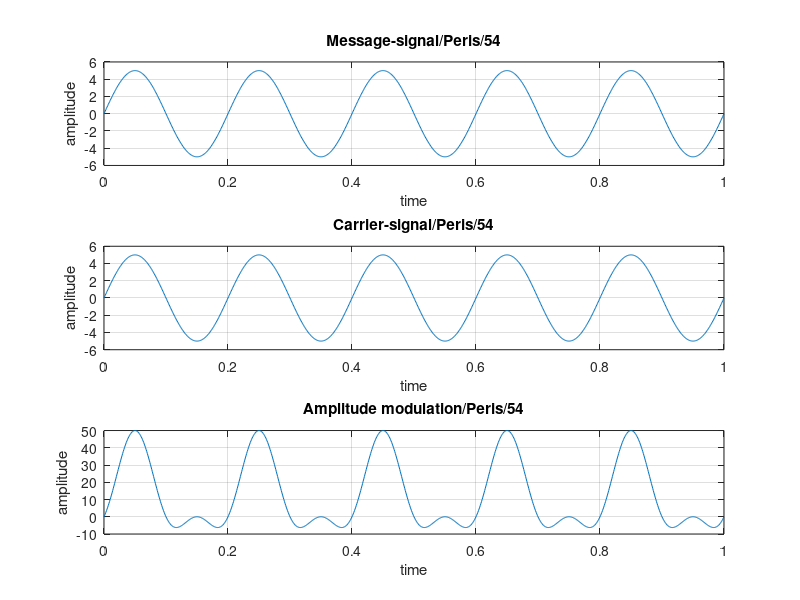

This figure's MATLAB source:
clc;
close all;
clear all;
t=0:0.001:1;
fm=input('Enter message frequency');
am=input('Enter message amplitude');
fc=input('Enter carrier frequency');
ac=input('Enter carrier amplitude');
m=am*sin(2*pi*fm*t);
c=ac*sin(2*pi*fc*t);
x=m.*c;
mod=x+(ac.*c);
subplot(311);
plot(t,m);
xlabel('time');
ylabel('amplitude');
title('Message-signal/Peris/54');
grid on;
subplot(312);
plot(t,c);
xlabel('time');
ylabel('amplitude');
title('Carrier-signal/Peris/54');
grid on;
subplot(313);
plot(t,mod);
xlabel('time');
ylabel('amplitude');
title('Amplitude modulation/Peris/54');
grid on;